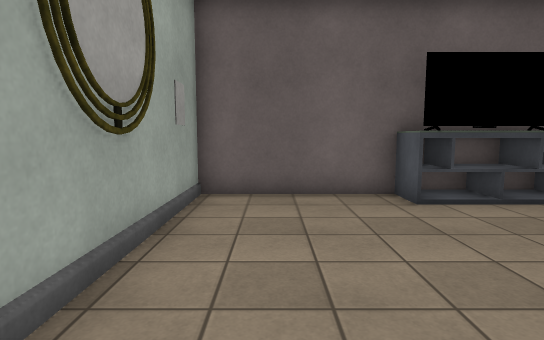
View 1 (above)

16 first-person views from a walk through a 3-D level made in the Unity game engine. The camera is 1.4 m above the floor, tilts 6° down and sees 80° across. The floor is counted in squares, 1 m on a side. Each view is taken from the middle of a square. On the plan, view 1 faces up. The plan holds only what a view shows up to about 15 squares ahead; the rest is blank. The place goes on beyond the plan. The player is left out. Door leaves are left out, so doorways stand open. Some surface patterns are stand-ins.

View 2
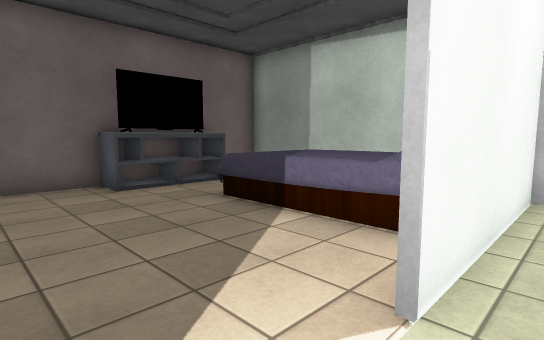

View 3
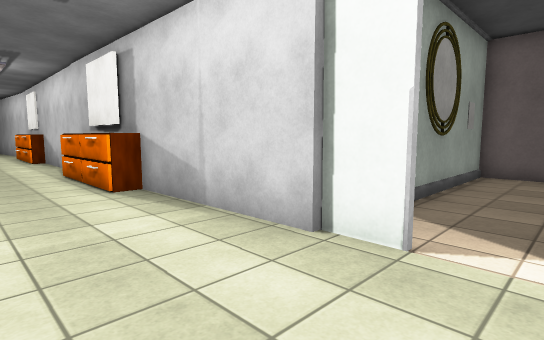

View 4
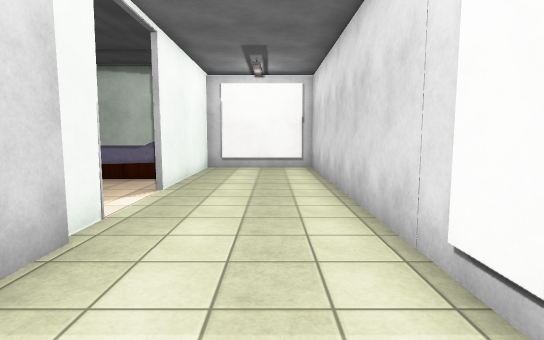

View 5
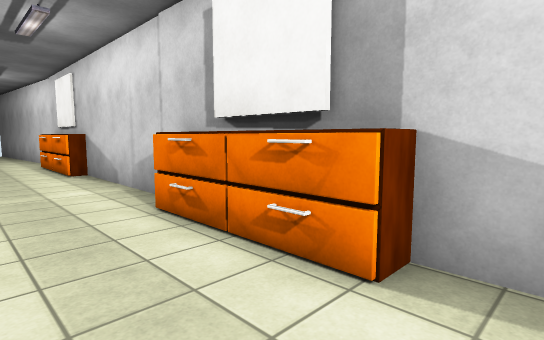

View 6
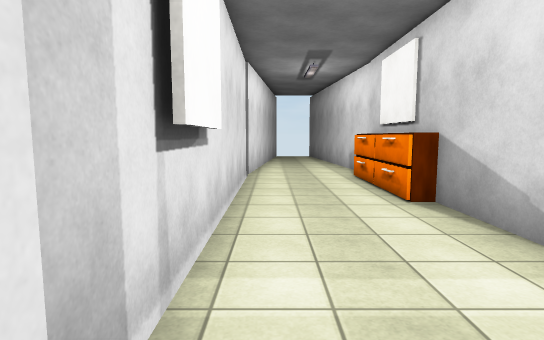

View 7
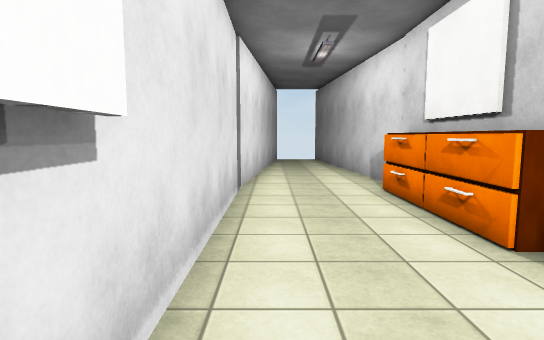

View 8
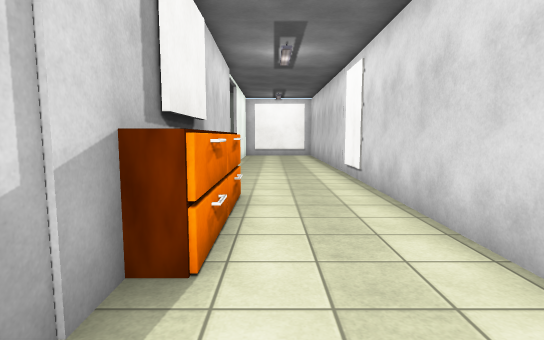

View 9
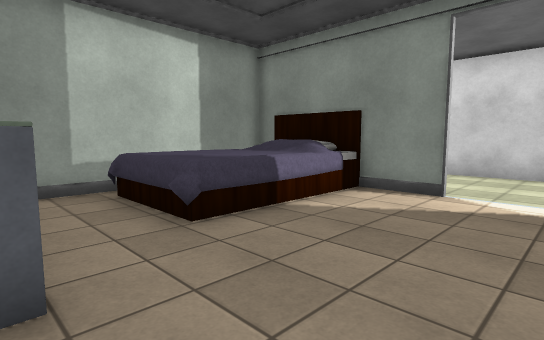

View 10
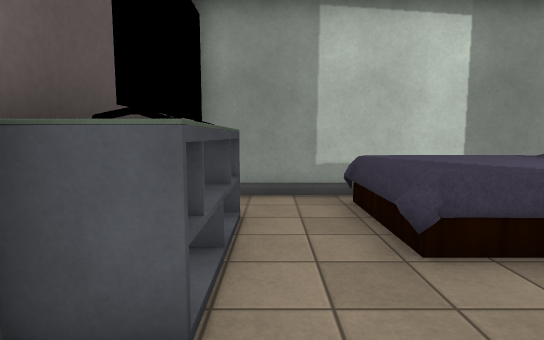

View 11
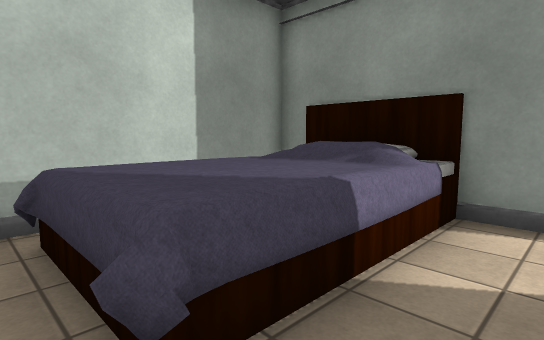

View 12
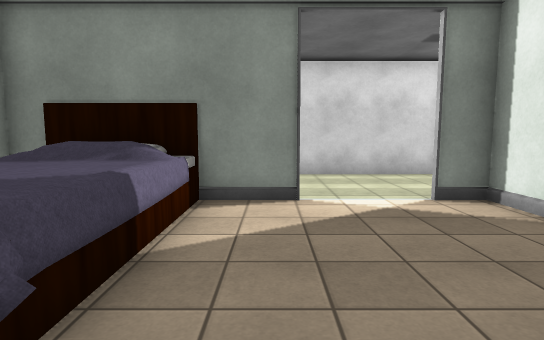

View 13
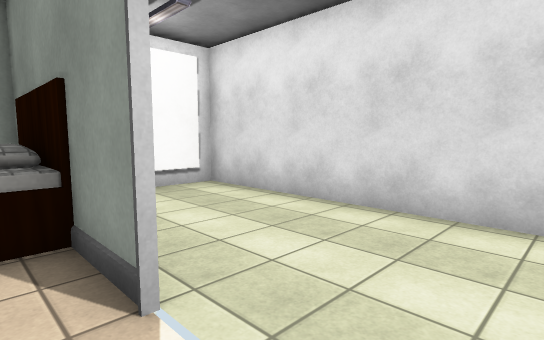

View 14
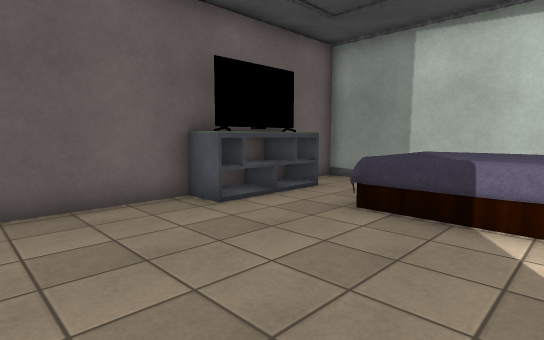

View 15
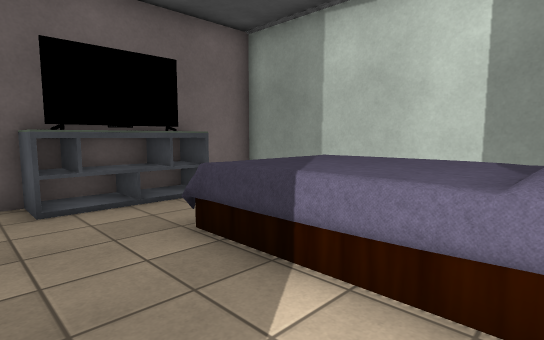

View 16
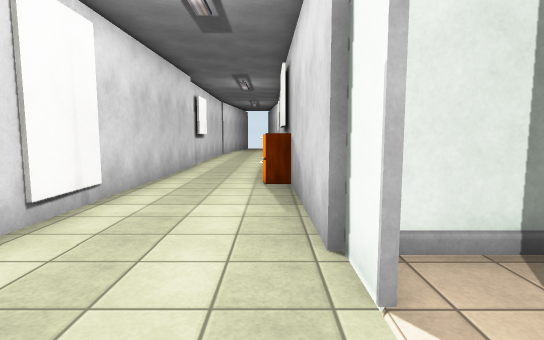

### Floor plan
Points are (right, up) in squares from view 1. A wall is a line through its corners. A room is listed if a view was taken in it or the views show most of it. See-through windows are left out.
Room 1 (views 1, 9, 10, 11, 12, 13, 14, 15)
walls: (3.5, 7.7) (-1.8, 7.7) (-1.8, -1.3); (2.4, -1.1) (4.5, -1.1); (-1.9, -1.1) (-0.5, -1.1); (7.9, -1.1) (8.7, -1.1) (8.7, 7.7) (5.4, 7.7)
ways out: open door at (1, -1) to room 2
objects: TV (3, 7) to (6, 7); other object (4, 8) to (5, 8); bed (5, -1) to (8, 4)
Room 2 (views 2, 3, 4, 5, 6, 7, 8, 16)
walls: (-11.4, -1.5) (-18.5, -1.7); (-13, -5.7) (-2, -5.8); (-1.8, -1.3) (-7.6, -1.5); (-2.1, -5.9) (8.4, -6) (8.4, -1.1) (7.4, -1.1); (-16.7, -5.6) (-14.6, -5.6); (-0.5, -1.1) (-1.9, -1.1); (4.4, -1.2) (2.4, -1.2); (-23.8, -1.5) (-26.5, -1.7); (-23.7, -5.9) (-13.2, -5.9); (-26.4, -5.6) (-23.9, -5.8)
ways out: open door at (1, -1) to room 1
objects: other object (-23, -2) to (-19, -1); other object (-12, -2) to (-8, -1)

Positions as (right, up) in squares from view 1, and headings:
1: (0, 0), facing up
2: (0, -2), facing up-right
3: (1, -5), facing up-left
4: (-6, -4), facing right
5: (-6, -5), facing up-left
6: (-12, -5), facing left
7: (-15, -5), facing left
8: (-15, -3), facing right
9: (0, 7), facing down-right
10: (1, 6), facing right
11: (3, 5), facing down-right
12: (3, 6), facing down
13: (0, 0), facing down-right
14: (-1, 1), facing up-right
15: (2, 0), facing up-right
16: (2, -2), facing left
